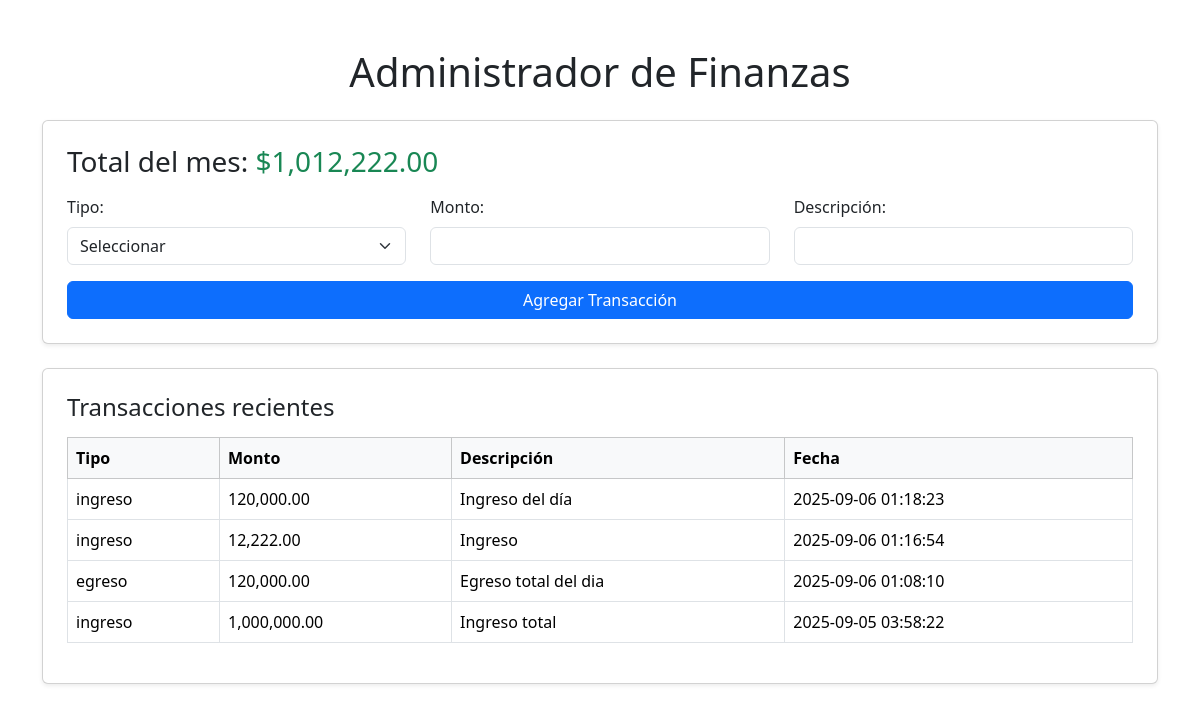
Before: / with the older database file.
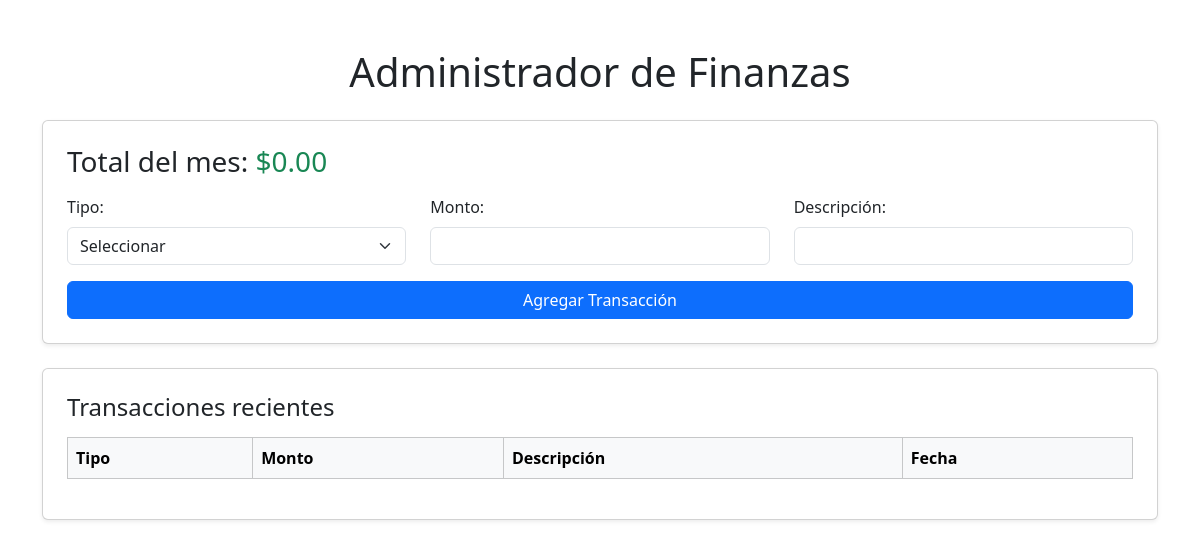
After: the same page with the newer database file.
### tables this page shows
CREATE TABLE transacciones (
            id INTEGER PRIMARY KEY AUTOINCREMENT,
            tipo TEXT,
            monto REAL,
            descripcion TEXT,
            fecha DATETIME DEFAULT CURRENT_TIMESTAMP
        );

### src/BaseDatos.php (called while the page is built, shortened)
<?php
class BaseDatos {
    private $pdo;
    public function __construct() {
        $this->pdo = new PDO('sqlite:' . __DIR__ . '/../db/base_datos.sqlite');
        $this->pdo->setAttribute(PDO::ATTR_ERRMODE, PDO::ERRMODE_EXCEPTION);
    }
    private function crearTabla() {
        $this->pdo->exec("CREATE TABLE IF NOT EXISTS transacciones (
            id INTEGER PRIMARY KEY AUTOINCREMENT,
            tipo TEXT,
            monto REAL,
            descripcion TEXT,
            fecha DATETIME DEFAULT CURRENT_TIMESTAMP
        )");
    }
    public function obtenerConexion() {
        return $this->pdo;
    }
}

### src/Transaccion.php (called while the page is built, shortened)
<?php
require_once 'BaseDatos.php';
class Transaccion {
    private $db;
    public function __construct() {
        $this->db = (new BaseDatos())->obtenerConexion();
    }
    public function obtenerTodas() {
        $stmt = $this->db->query("SELECT * FROM transacciones ORDER BY fecha DESC");
        return $stmt->fetchAll(PDO::FETCH_ASSOC);
    }
    public function totalMensual($mes = null, $anio = null) {
        if(!$mes) $mes = date('m');
        if(!$anio) $anio = date('Y');
        $stmt = $this->db->prepare("
            SELECT SUM(CASE WHEN tipo='ingreso' THEN monto ELSE -monto END) as total
            FROM transacciones
            WHERE strftime('%m', fecha)=? AND strftime('%Y', fecha)=?
        ");
        $stmt->execute([str_pad($mes, 2, "0", STR_PAD_LEFT), $anio]);
        return $stmt->fetchColumn();
    }
}

### index.php (the view, shortened to what this page needs)
<?php
require_once __DIR__ . '/src/Transaccion.php';
$transaccion = new Transaccion();
$transacciones = $transaccion->obtenerTodas();
$total = $transaccion->totalMensual() ?? 0;
?>
<!DOCTYPE html>
<html>
<head>
    <link href="https://cdn.jsdelivr.net/npm/bootstrap@5.3.2/dist/css/bootstrap.min.css" rel="stylesheet">
</head>
<body>
<div class="container mt-5">
    <h1 class="mb-4 text-center">Administrador de Finanzas</h1>
    <div class="card p-4 mb-4 shadow-sm">
        <h3 class="mb-3">Total del mes: <span class="text-success">$<?= number_format($total, 2) ?></span></h3>
        <form method="POST">
            <div class="row mb-3">
                <div class="col-md-4">
                    <label class="form-label">Tipo:</label>
                    <select name="tipo" class="form-select" required>
                        <option value="" disabled selected>Seleccionar</option>
                    </select>
                </div>
                <div class="col-md-4">
                    <label class="form-label">Monto:</label>
                    <input type="number" step="0.01" name="monto" class="form-control" required>
                </div>
                <div class="col-md-4">
                    <label class="form-label">Descripción:</label>
                    <input type="text" name="descripcion" class="form-control">
                </div>
            </div>
            <button type="submit" class="btn btn-primary w-100">Agregar Transacción</button>
        </form>
    </div>
    <div class="card p-4 shadow-sm">
        <h4 class="mb-3">Transacciones recientes</h4>
        <div class="table-responsive">
            <table class="table table-bordered table-hover">
                <thead class="table-light">
                    <tr>
                        <th>Tipo</th>
                        <th>Monto</th>
                        <th>Descripción</th>
                        <th>Fecha</th>
                    </tr>
                </thead>
                <tbody>
                    <?php foreach($transacciones as $t): ?>
                        <tr>
                            <td><?= ($t['tipo']) ?></td>
                            <td><?= number_format($t['monto'] ?? 0,2) ?></td>
                            <td><?= ($t['descripcion']) ?></td>
                            <td><?= $t['fecha'] ?></td>
                        </tr>
                    <?php endforeach; ?>
                </tbody>
            </table>
        </div>
    </div>
</div>
</body>
</html>

Changed rows visible on the page:
removed transacciones: tipo "ingreso", monto "120,000.00", descripcion "Ingreso del día", fecha "2025-09-06 01:18:23"
removed transacciones: tipo "ingreso", monto "12,222.00", descripcion "Ingreso", fecha "2025-09-06 01:16:54"
removed transacciones: tipo "egreso", monto "120,000.00", descripcion "Egreso total del dia", fecha "2025-09-06 01:08:10"
removed transacciones: tipo "ingreso", monto "1,000,000.00", descripcion "Ingreso total", fecha "2025-09-05 03:58:22"
Other visible differences:
$total: "1,012,222.00" → "0.00"
